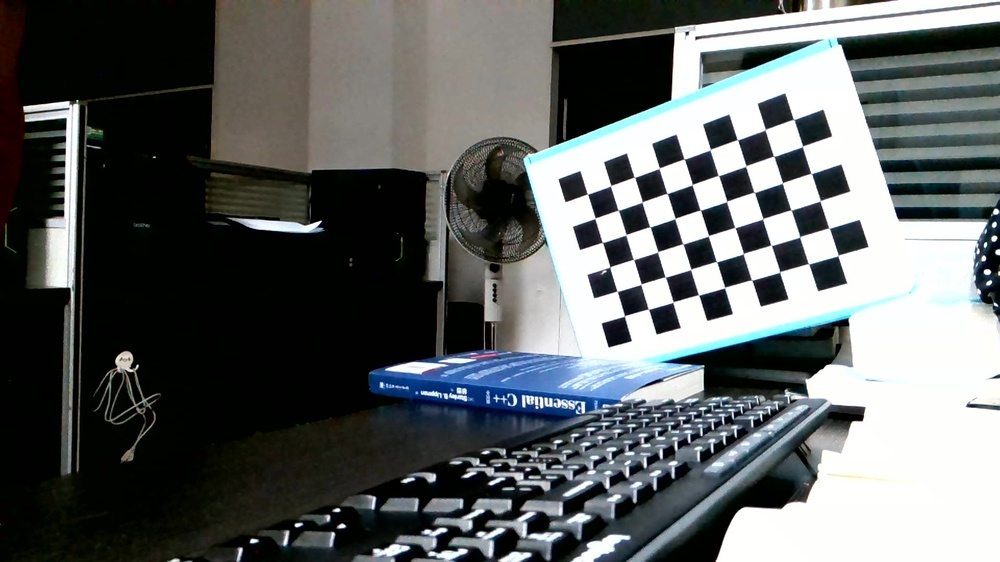
#> input picture camera/chess/chess01.jpg, 1000 x 562 px, shrunk from 1920 x 1080 before the run; its folder holds 4 pictures in this run
$ python '批量求解姿态.py'
#> lines starting #> are read from the running program, lines starting #| are printed output that depends on the picture
import cv2
import numpy as np
import glob

criteria = (cv2.TERM_CRITERIA_EPS+cv2.TERM_CRITERIA_MAX_ITER,30,0.001)
num_chessline = 6
num_linepoint = 9
objp = np.zeros((num_chessline*num_linepoint,3), np.float32)
objp[:,:2] = np.mgrid[0:num_linepoint,0:num_chessline].T.reshape(-1,2)
with np.load('../camera/camera.npz') as X:
#> (reads OpenCV相机标定/camera.npz from the repository)
    newmtx, dist= [X[i] for i in ('newmtx','dist')]
pose = []
for fname in glob.glob('../camera/chess/chess*.jpg'):
#fname = "../camera/chess/chess01.jpg"
    print(fname)
    img = cv2.imread(fname)
#> img is the input picture: shape (562, 1000, 3); mean B, G, R 97.6, 97.6, 94
    gray = cv2.cvtColor(img,cv2.COLOR_BGR2GRAY)
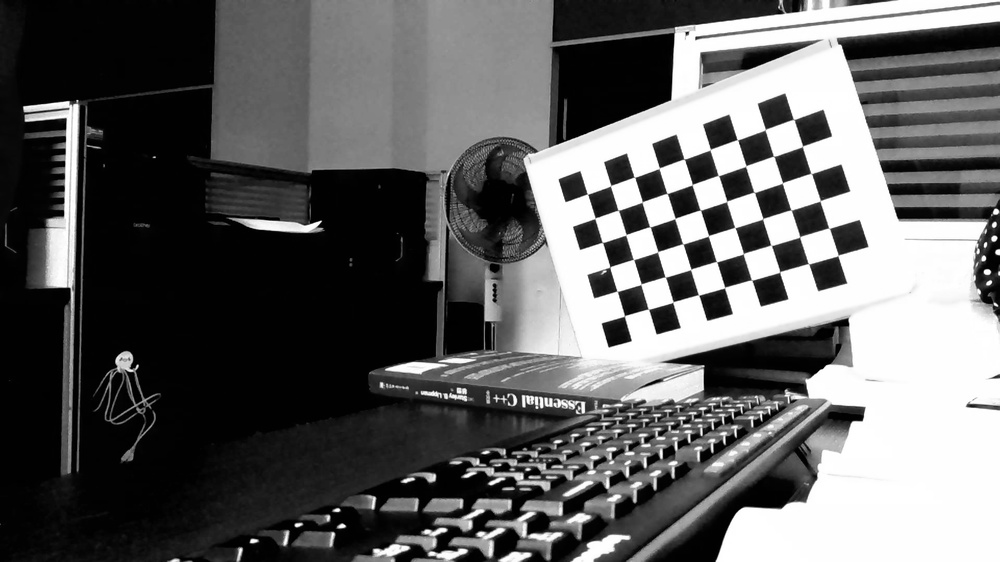
#> gray: shape (562, 1000); min 0, max 255, mean 96.5
    ret,corners = cv2.findChessboardCorners(gray,(num_linepoint,num_chessline),None)
#> ret = True; corners = 54 rows, first 8: [587.5, 194.1], [610.7, 185.5], [634.5, 177.2], [659.5, 167.8], [684, 159], [710.4, 149.5], [737.4, 139.8], [765.3, 129.5]
    cv2.imshow("gray",gray)

    if ret == True:
        corners2 = cv2.cornerSubPix(gray,corners,(11,11),(-1,-1),criteria)
#> corners2 = 54 rows, first 8: [587.5, 194.1], [610.6, 185.7], [634.5, 177.2], [659.2, 168.2], [684.2, 159.1], [710.3, 149.5], [737.4, 139.7], [765.3, 129.6]
        # find the rotation and translation vectors.
        flags,rvecs,tvecs,inliers = cv2.solvePnPRansac(objp,corners2,newmtx,dist)
#> flags = True; rvecs = [0.0592, 0.0666, -0.323]; tvecs = [9.64, -1.77, 16.83]; inliers = 47 values from 0 to 52
        #print("rvecs",rvecs)
        rotate3d = cv2.Rodrigues(rvecs)[0]
#> rotate3d = [[0.946, 0.319, 0.0559], [-0.315, 0.947, -0.0687], [-0.0748, 0.0474, 0.996]]
        # [4 lines of commented-out code are left out]
        TransMat = np.hstack([rotate3d,tvecs])
#> TransMat = [[0.946, 0.319, 0.0559, 9.64], [-0.315, 0.947, -0.0687, -1.77], [-0.0748, 0.0474, 0.996, 16.83]]
        pose.append(TransMat)
        """
        points1 = np.array([1,0,0,1]).reshape(4,1)
        res = np.dot(TransMat,points1)
        print("###############")
        print(res)
        #print(inliers)
        print("###############")
        """
#> pass 2 of the loop `for fname in glob.glob('../camera/chess/chess*.jpg'):`:
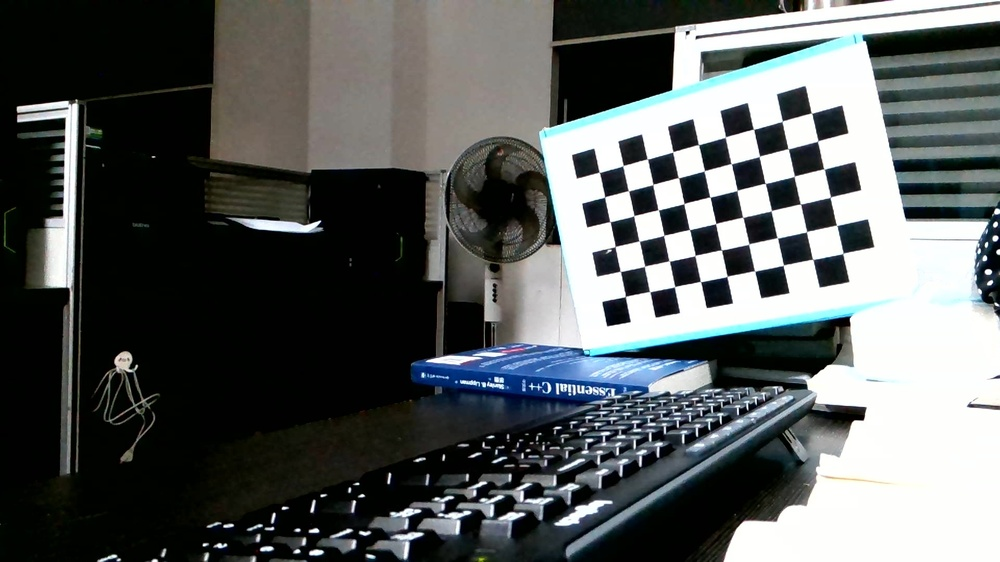
#> input picture camera/chess/chess02.jpg, 1000 x 562 px, shrunk from 1920 x 1080 before the run
#> img is the input picture: shape (562, 1000, 3); mean B, G, R 92.4, 92.8, 89.1
#> `gray = cv2.cvtColor(img,cv2.COLOR_BGR2GRAY)`:
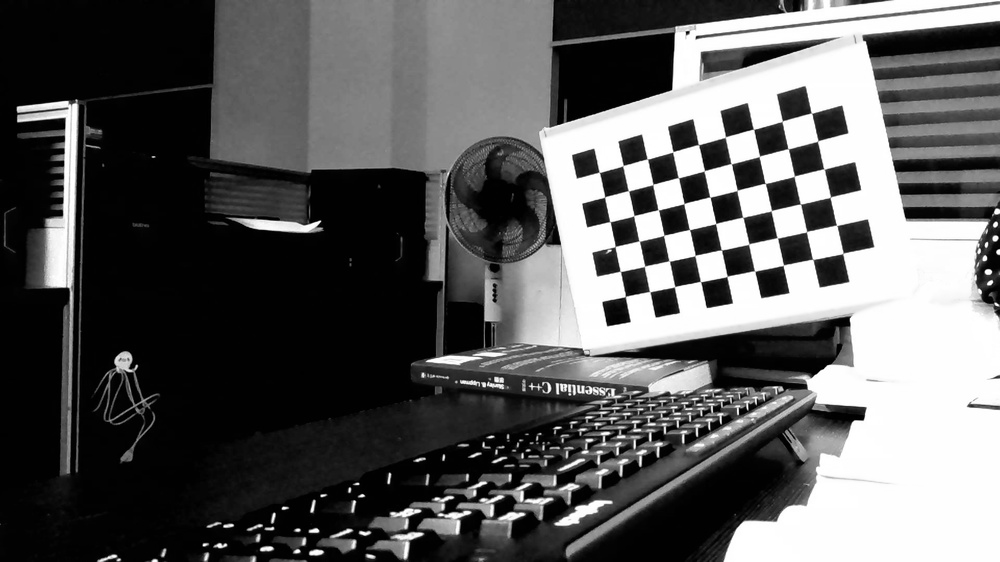
#> gray: shape (562, 1000); min 0, max 255, mean 91.6
#> corners = 54 rows, first 8: [599.1, 172.1], [623.1, 165.5], [647.3, 158.9], [673.1, 151.6], [698.5, 144.7], [725.4, 137], [753.6, 129.3], [782.3, 121.2]
#> corners2 = 54 rows, first 8: [599.3, 172.3], [623, 165.7], [647.4, 159], [672.7, 151.8], [698.5, 144.6], [725.4, 137], [753.5, 129.2], [782.2, 121.2]
#> rvecs = [0.0407, -0.0286, -0.218]; tvecs = [9.73, -2.7, 15.93]; inliers = 42 values from 4 to 53
#> rotate3d = [[0.976, 0.216, -0.0328], [-0.217, 0.976, -0.0373], [0.0239, 0.0435, 0.999]]
#> TransMat = [[0.976, 0.216, -0.0328, 9.73], [-0.217, 0.976, -0.0373, -2.7], [0.0239, 0.0435, 0.999, 15.93]]
#> pass 3 of the loop `for fname in glob.glob('../camera/chess/chess*.jpg'):`:
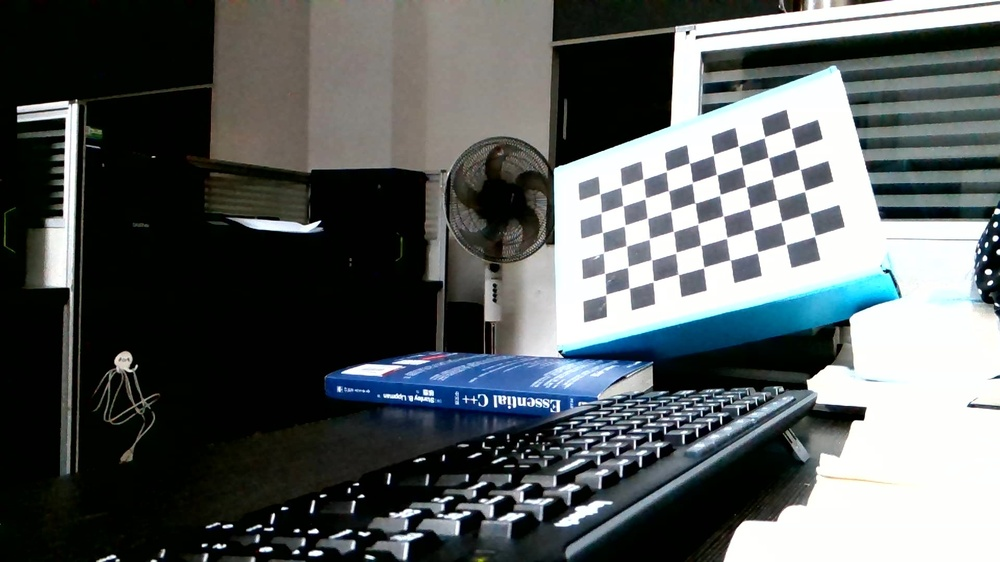
#> input picture camera/chess/chess03.jpg, 1000 x 562 px, shrunk from 1920 x 1080 before the run
#> img is the input picture: shape (562, 1000, 3); mean B, G, R 93.9, 93.4, 88.3
#> `gray = cv2.cvtColor(img,cv2.COLOR_BGR2GRAY)`:
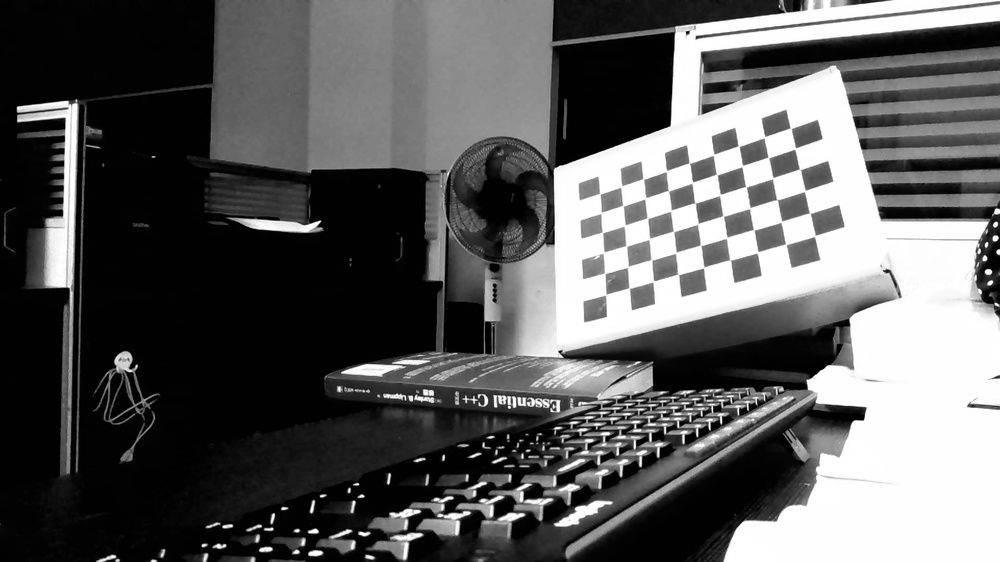
#> gray: shape (562, 1000); min 0, max 255, mean 91.9
#> corners = 54 rows, first 8: [599.8, 193.8], [620.8, 186.3], [643.4, 179], [665.8, 170.9], [689.3, 163], [713.3, 155.3], [738.1, 145.6], [765, 137.1]
#> corners2 = 54 rows, first 8: [599.8, 193.7], [621.2, 186.5], [643.4, 179.1], [666.3, 171.1], [689.5, 163.1], [713.5, 154.7], [738.6, 146.1], [764.4, 137.2]
#> rvecs = [0.327, 0.229, -0.374]; tvecs = [11.61, -2.03, 19.78]; inliers = 42 values from 0 to 52
#> rotate3d = [[0.906, 0.392, 0.158], [-0.319, 0.88, -0.353], [-0.277, 0.27, 0.922]]
#> TransMat = [[0.906, 0.392, 0.158, 11.61], [-0.319, 0.88, -0.353, -2.03], [-0.277, 0.27, 0.922, 19.78]]
#> the loop made 4 passes; the first 3 are shown
print(pose)
np.savez("../camera/poses",poses = pose)
# [4 lines of commented-out code are left out]
